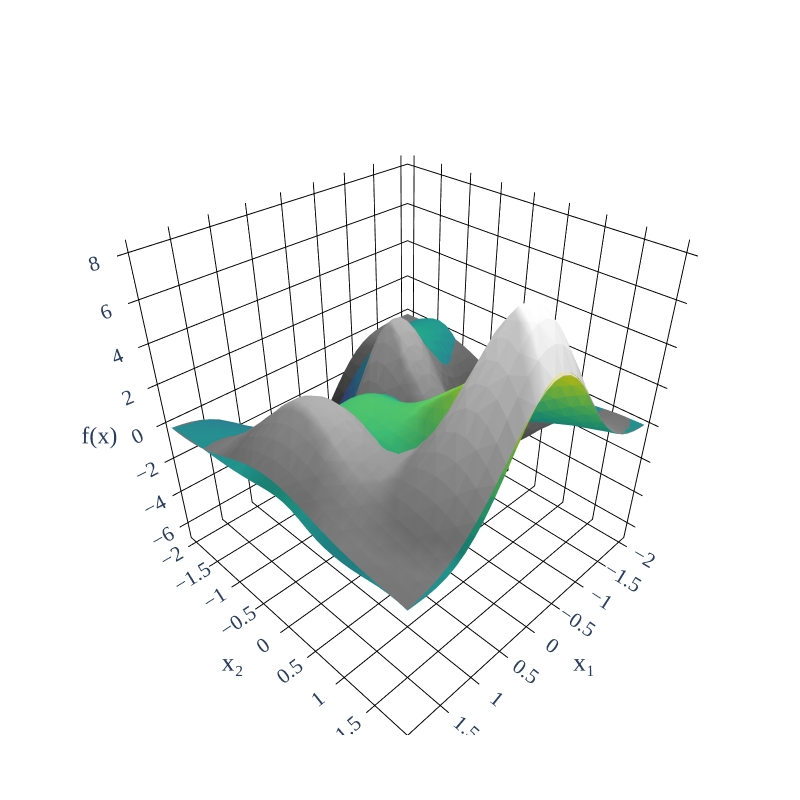

The cell this chart's notebook holds for it:
### Code cell
import pandas as pd
import numpy as np
import pandas as pd
from sklearn.preprocessing import StandardScaler
import matplotlib.pyplot as plt
import plotly.figure_factory as ff
from scipy.spatial import Delaunay
import plotly.graph_objects as go


def superficie(file_paths):

    # Leitura dos dados e extração de 'Z_pred' reshape em array coluna
    Z_preds = [pd.read_excel(fp)['Z_pred'].values.reshape(-1, 1) for fp in file_paths]
    Z_pred_total = np.hstack(Z_preds)
    Z_media = np.mean(Z_pred_total, axis=1, keepdims=True)
    desvio_padrao = np.std(Z_pred_total, axis=1, keepdims=True)

    df = pd.read_excel("1000_model/1000_model_40_9_1.xlsx")
    Z_mse = df['Z'].values.reshape(-1, 1)

    x = np.linspace(-2, 2, 32)
    y = np.linspace(-2, 2, 32)
    X, Y = np.meshgrid(x, y)
    Z = 3*(1-X)**2 * np.exp(-(X**2) - (Y+1)**2) - 10*(X/5 - X**3 - Y**5) * np.exp(-X**2 - Y**2) - 1/3 * np.exp(-(X+1)**2 - Y**2)
    points = np.column_stack((X.flatten(), Y.flatten()))
    tri = Delaunay(points)
            
    fig_original = ff.create_trisurf(x=X.flatten(), y=Y.flatten(), z=Z.flatten(), 
                                            simplices=tri.simplices, colormap='Greys',
                                            title='Surface Fit - Original Values')
    fig_predicted = ff.create_trisurf(x=X.flatten(), y=Y.flatten(), z= Z_media.flatten(), 
                                            simplices=tri.simplices, colormap='Viridis',
                                            title='Surface Fit - Predicted Values')


    data = [fig_original.data[0], fig_predicted.data[0]]
    fig = go.Figure(data=data)
    fig.update_layout(
    title=' ',
    autosize=False,
    width=800,
    height=800,
    margin=dict(l=65, r=50, b=65, t=90),
    scene=dict(
        aspectmode='manual',
        aspectratio=dict(x=1, y=1, z=1),
        xaxis=dict(
            title=dict(text='x₁', font=dict(family='Times New Roman', size=26)),
            backgroundcolor='white',
            gridcolor='black',
            zerolinecolor='black',
            tickfont=dict(family='Times New Roman', size=16)
        ),
        yaxis=dict(
            title=dict(text='x₂', font=dict(family='Times New Roman', size=26)),
            backgroundcolor='white',
            gridcolor='black',
            zerolinecolor='black',
            tickfont=dict(family='Times New Roman', size=16)
        ),
        zaxis=dict(
            title=dict(text='f(x)', font=dict(family='Times New Roman', size=24)),
            backgroundcolor='white',
            gridcolor='black',
            zerolinecolor='black',
            tickfont=dict(family='Times New Roman', size=16)
        )
    ),
    paper_bgcolor='white',
    plot_bgcolor='white',
    font=dict(family='Times New Roman', size=16)  # fonte global
)


    fig.show()

    mse = np.mean((Z_mse - Z_media) ** 2)

    print(f'MSE: {mse}')

superficie([
    "1000_model/1000_model_12_6_0.xlsx",
    "1000_model/1000_model_13_9_6.xlsx",
    "1000_model/1000_model_20_5_0.xlsx",
    "1000_model/1000_model_22_8_7.xlsx",
    "1000_model/1000_model_24_6_2.xlsx",
    "1000_model/1000_model_2_8_0.xlsx",
    "1000_model/1000_model_30_7_8.xlsx",
    "1000_model/1000_model_9_9_10.xlsx",
    "1000_model/1000_model_9_9_2.xlsx",
    "1000_model/1000_model_9_9_5.xlsx"
])

### Figure 1 — Plotly figure (JSON) as saved in the notebook; plotly's stock layout.template omitted (floating-point values rounded to 4 significant figures; data arrays with more than 128 entries replaced by an {"elided": "..."} marker saying what was removed)
{"data": [{"facecolor": {"elided": "1922 str values"}, "i": {"elided": "1922 int values"}, "j": {"elided": "1922 int values"}, "k": {"elided": "1922 int values"}, "name": "", "type": "mesh3d", "x": {"elided": "1024 float values"}, "y": {"elided": "1024 float values"}, "z": {"elided": "1024 float values"}}, {"facecolor": {"elided": "1922 str values"}, "i": {"elided": "1922 int values"}, "j": {"elided": "1922 int values"}, "k": {"elided": "1922 int values"}, "name": "", "type": "mesh3d", "x": {"elided": "1024 float values"}, "y": {"elided": "1024 float values"}, "z": {"elided": "1024 float values"}}], "layout": {"autosize": false, "font": {"family": "Times New Roman", "size": 16}, "height": 800, "margin": {"b": 65, "l": 65, "r": 50, "t": 90}, "paper_bgcolor": "white", "plot_bgcolor": "white", "scene": {"aspectmode": "manual", "aspectratio": {"x": 1, "y": 1, "z": 1}, "xaxis": {"backgroundcolor": "white", "gridcolor": "black", "tickfont": {"family": "Times New Roman", "size": 16}, "title": {"font": {"family": "Times New Roman", "size": 26}, "text": "x₁"}, "zerolinecolor": "black"}, "yaxis": {"backgroundcolor": "white", "gridcolor": "black", "tickfont": {"family": "Times New Roman", "size": 16}, "title": {"font": {"family": "Times New Roman", "size": 26}, "text": "x₂"}, "zerolinecolor": "black"}, "zaxis": {"backgroundcolor": "white", "gridcolor": "black", "tickfont": {"family": "Times New Roman", "size": 16}, "title": {"font": {"family": "Times New Roman", "size": 24}, "text": "f(x)"}, "zerolinecolor": "black"}}, "title": {"text": " "}, "width": 800}}
